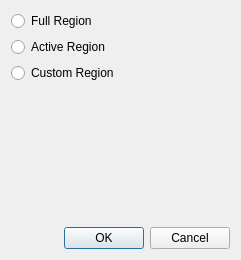
<?xml version="1.0" encoding="UTF-8"?>
<ui version="4.0">
 <class>Post2dGridRegionSelectDialog</class>
 <widget class="QDialog" name="Post2dGridRegionSelectDialog">
  <property name="geometry">
   <rect>
    <x>0</x>
    <y>0</y>
    <width>241</width>
    <height>253</height>
   </rect>
  </property>
  <property name="windowTitle">
   <string>Region Setting</string>
  </property>
  <layout class="QVBoxLayout" name="verticalLayout">
   <item>
    <widget class="QRadioButton" name="fullRadioButton">
     <property name="text">
      <string>Full Region</string>
     </property>
    </widget>
   </item>
   <item>
    <widget class="QRadioButton" name="activeRadioButton">
     <property name="text">
      <string>Active Region</string>
     </property>
    </widget>
   </item>
   <item>
    <widget class="QRadioButton" name="customRadioButton">
     <property name="text">
      <string>Custom Region</string>
     </property>
    </widget>
   </item>
   <item>
    <layout class="QHBoxLayout" name="horizontalLayout">
     <item>
      <spacer name="horizontalSpacer">
       <property name="orientation">
        <enum>Qt::Horizontal</enum>
       </property>
       <property name="sizeType">
        <enum>QSizePolicy::Fixed</enum>
       </property>
       <property name="sizeHint" stdset="0">
        <size>
         <width>20</width>
         <height>0</height>
        </size>
       </property>
      </spacer>
     </item>
     <item>
      <widget class="StructuredGridRegionSelectWidget" name="structuredGridRegionWidget" native="true">
       <property name="enabled">
        <bool>false</bool>
       </property>
       <property name="minimumSize">
        <size>
         <width>195</width>
         <height>132</height>
        </size>
       </property>
      </widget>
     </item>
    </layout>
   </item>
   <item>
    <spacer name="verticalSpacer">
     <property name="orientation">
      <enum>Qt::Vertical</enum>
     </property>
     <property name="sizeHint" stdset="0">
      <size>
       <width>20</width>
       <height>0</height>
      </size>
     </property>
    </spacer>
   </item>
   <item>
    <widget class="QDialogButtonBox" name="buttonBox">
     <property name="orientation">
      <enum>Qt::Horizontal</enum>
     </property>
     <property name="standardButtons">
      <set>QDialogButtonBox::Cancel|QDialogButtonBox::Ok</set>
     </property>
    </widget>
   </item>
  </layout>
 </widget>
 <customwidgets>
  <customwidget>
   <class>StructuredGridRegionSelectWidget</class>
   <extends>QWidget</extends>
   <header>guibase/structuredgridregionselectwidget.h</header>
   <container>1</container>
  </customwidget>
 </customwidgets>
 <resources/>
 <connections>
  <connection>
   <sender>buttonBox</sender>
   <signal>accepted()</signal>
   <receiver>Post2dGridRegionSelectDialog</receiver>
   <slot>accept()</slot>
   <hints>
    <hint type="sourcelabel">
     <x>215</x>
     <y>147</y>
    </hint>
    <hint type="destinationlabel">
     <x>157</x>
     <y>137</y>
    </hint>
   </hints>
  </connection>
  <connection>
   <sender>buttonBox</sender>
   <signal>rejected()</signal>
   <receiver>Post2dGridRegionSelectDialog</receiver>
   <slot>reject()</slot>
   <hints>
    <hint type="sourcelabel">
     <x>215</x>
     <y>153</y>
    </hint>
    <hint type="destinationlabel">
     <x>224</x>
     <y>137</y>
    </hint>
   </hints>
  </connection>
  <connection>
   <sender>customRadioButton</sender>
   <signal>toggled(bool)</signal>
   <receiver>structuredGridRegionWidget</receiver>
   <slot>setEnabled(bool)</slot>
   <hints>
    <hint type="sourcelabel">
     <x>80</x>
     <y>64</y>
    </hint>
    <hint type="destinationlabel">
     <x>89</x>
     <y>89</y>
    </hint>
   </hints>
  </connection>
 </connections>
</ui>
